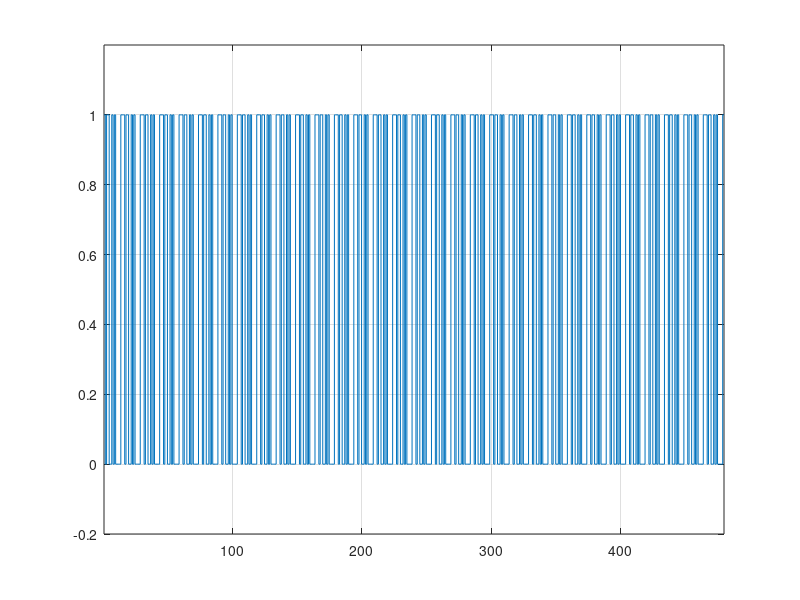
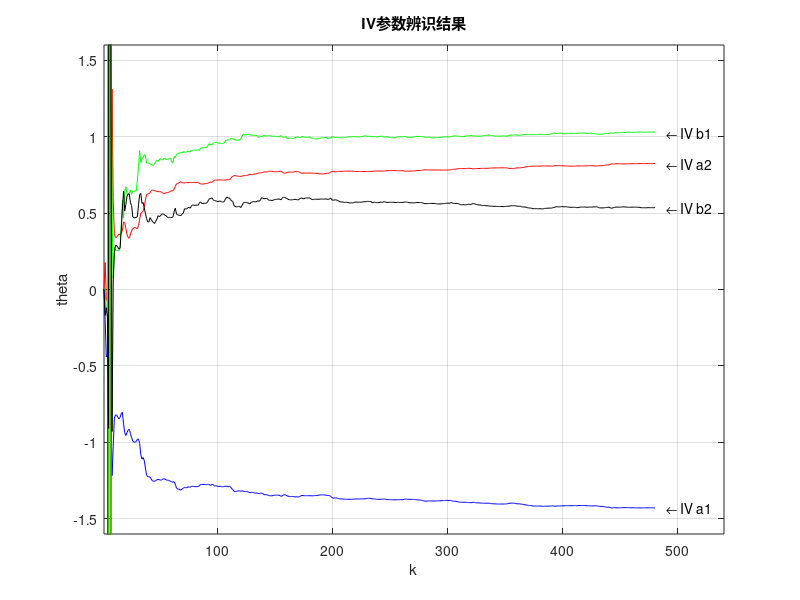
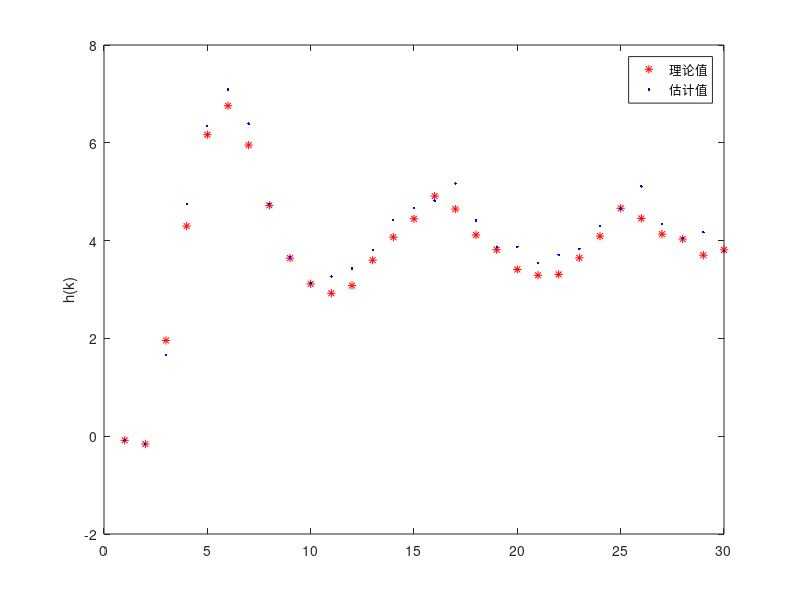

These charts were generated, in order, by the following MATLAB code:
%===================================================
%辨识模型z（k）=1.5z(k-1)-0.7z(k-2)+1.0u(k-1)+0.5u(k-2)+e(k)
%v(k)为服从n（0,1）正态分布的不相关随机噪声
%输入信号u(k)为4阶M序列，幅值为1，F(s)=1+s+s^4 
%数据长度480 循环周期31bit
%辅助变量法（IV）
%===================================================
clc         %清除命令窗口的内容
clear       %清除工作空间的所有变量
ratio=0.23;     %信噪比0.23
%生成4阶M序列
n=4;
a=zeros(2^n-1,n);   %生成15行4列0矩阵
a(1,n)=1;           %赋值为1
for i=2:1:2^n-1 
    a(i,1)=mod(a(i-1,n-1)+a(i-1,n),2);
    for p=2:1:n 
        a(i,p)=a(i-1,p-1); 
    end 
end 
r=a(:,1);               %矩阵第一列复制给r数组
r1=[r;r;r;r;r;r;r];
r2=[r1;r1;r1;r1;r1]; 
u=zeros(1,480); 
for i=1:480    
    u(i)=1*(1-1*r2(i));
end 
figure(1);
stairs(u);              %生成4阶M序列
axis([1 480 -0.2 1.2])  %绘图范围
grid on;
%===========初始化==============
p=10^6*eye(4);          %4阶对角矩阵
theta=[0.001 0.001 0.001 0.001]'; 
I=eye(4);               %4阶单位矩阵
a1=zeros(1,481); 
z=a1; 
rou=zeros(1,20); 
%===========辅助变量=============
f=[0 0 0 0]'; 
A=[1 -1.5 0.7];
C=[1 -1 0.2];
E=zeros(480,1);
T=zeros(480,4); 
T(1,:)=theta';
v=normrnd(0,1,480,1);   %生成480个均值为0，方差为1的正态分布噪声
V=ratio*v;              % 23%的信噪比
e=filter(C,A,V);        %生成有色噪声 
z(1)=v(1); 
z(2)=v(2); 

%====计算输出，即观测序列=====
for k=3:1:480
 z(k)=1.4*z(k-1)-0.8*z(k-2)+1.0*u(k-1)+0.6*u(k-2)+e(k);
end
%=====辅助变量法进行辨识=====
for  i=2:1:5
    h=[-z(i) -z(i-1) u(i) u(i-1)]';
     p=(I-p*h*(h'*p*h+1)^(-1)*h')*p;  
    theta=theta+p*h*((h'*p*h+1)^(-1))*(z(i)-h'*theta);
  T(i,:)=theta';
  E(i)=z(i)-h'*T(i,:)';
end
for i=5:1:480
    f=[-z(i-3) -z(i-4) u(i-1) u(i-2)]';                %Tally原理
    theta=theta+p*f*((h'*p*f+1)^(-1))*(z(i)-h'*theta); 
    p=(I-p*f*(h'*p*f+1)^(-1)*h')*p;
    h=[-z(i) -z(i-1) u(i) u(i-1)]';
    T(i,:)=theta';
    E(i)=z(i)-h'*T(i,:)';
end
k=1:1:480;
figure(2);
plot(k,T(:,1),'b');
axis([1 540 -1.6 1.6])
hold on;
plot(k,T(:,2),'r');
hold on;
plot(k,T(:,3),'g');
hold on;
plot(k,T(:,4),'k');
hold on;
grid on;
title('IV参数辨识结果');
text(490,T(480,3),'\leftarrow IV b1'); 
text(490,T(480,2),'\leftarrow IV a2');
text(490,T(480,4),'\leftarrow IV b2'); 
text(490,T(480,1),'\leftarrow IV a1'); 
xlabel('k'); ylabel('theta');

%======输出残差的计算=======
for i=1:1:480    
    A0=E(i)*E(i);
end 
R0=mean(A0);
for i=1:1:479    
    A1=E(i)*E(i+1);
end 
R(1)=mean(A1);
for i=1:1:478   
    A2=E(i)*E(i+2);
end 
R(2)=mean(A2); 
for i=1:1:477     
    A3=E(i)*E(i+3); 
end 
R(3)=mean(A3); 
for i=1:1:476   
    A4=E(i)*E(i+4); 
end 
R(4)=mean(A4);
for i=1:1:475    
    A5=E(i)*E(i+5); 
end 
R(5)=mean(A5); 
for i=1:1:474    
    A6=E(i)*E(i+6); 
end 
R(6)=mean(A6);
for i=1:1:473  
    A7=E(i)*E(i+7);
end
R(7)=mean(A7); 
for i=1:1:472     
    A8=E(i)*E(i+8); 
end 
R(8)=mean(A8);
for i=1:1:471   
    A9=E(i)*E(i+9); 
end 
R(9)=mean(A9);
for i=1:1:470   
    A10=E(i)*E(i+10);
end 
R(10)=mean(A10); 
for i=1:1:469    
    A11=E(i)*E(i+11); 
end 
R(11)=mean(A11); 
for i=1:1:468    
    A12=E(i)*E(i+12);
end 
R(12)=mean(A12); 
for i=1:1:467    
    A13=E(i)*E(i+13);
end 
R(13)=mean(A13);
for i=1:1:466    
    A14=E(i)*E(i+14); 
end 
R(14)=mean(A14); 
for i=1:1:465     
    A15=E(i)*E(i+15); 
end
R(15)=mean(A15);
for i=1:1:464     
    A16=E(i)*E(i+16);
end 
R(16)=mean(A16);
for i=1:1:463    
    A17=E(i)*E(i+17); 
end 
R(17)=mean(A17);
for i=1:1:462   
    A18=E(i)*E(i+18);
end 
R(18)=mean(A18);
for i=1:1:461    
    A19=E(i)*E(i+19); 
end 
R(19)=mean(A19); 
for i=1:1:460    
    A20=E(i)*E(i+20); 
end 
R(20)=mean(A20);
for i=1:1:20    
    rou(i)=R(i)/R0; 
end 
%阶跃响应 
Gain=[];
B=[1.0 -1 0.2]; 
A=[1 -1.5 0.7]; 
u=ones(1,30);
v=normrnd(0,1,30,1);   
v=ratio*v; 
e=filter(A,B,v);  
mean_value=mean(e);%求噪声均值 
variance=std(e);%求噪声方差
y=zeros(1,30); 
z=zeros(1,30);
y(1)=v(1); 
z(1)=v(1); 
y(2)=v(2); 
z(2)=v(2);
for i=3:1:30   
    y(i)=1.4*y(i-1)-0.8*y(i-2)+1.0*u(i-1)+0.6*u(i-2)+e(i);
end 
Gain1=1.5*0.5*10;
for k=3:1:30 
    z(k)=-T(480,1)*y(k-1)-T(480,2)*y(k-2)+T(480,3)*u(k-1)+T(480,4)*u(k-2)+e(i); 
    Gain=-T(480,4)*T(480,1)*10; 
end 
figure(3); 
title('阶跃响应比较');
plot(y,'*r'); 
hold on; 
plot(z,'.b'); 
legend('理论值','估计值'); 
ylabel('h(k)');

